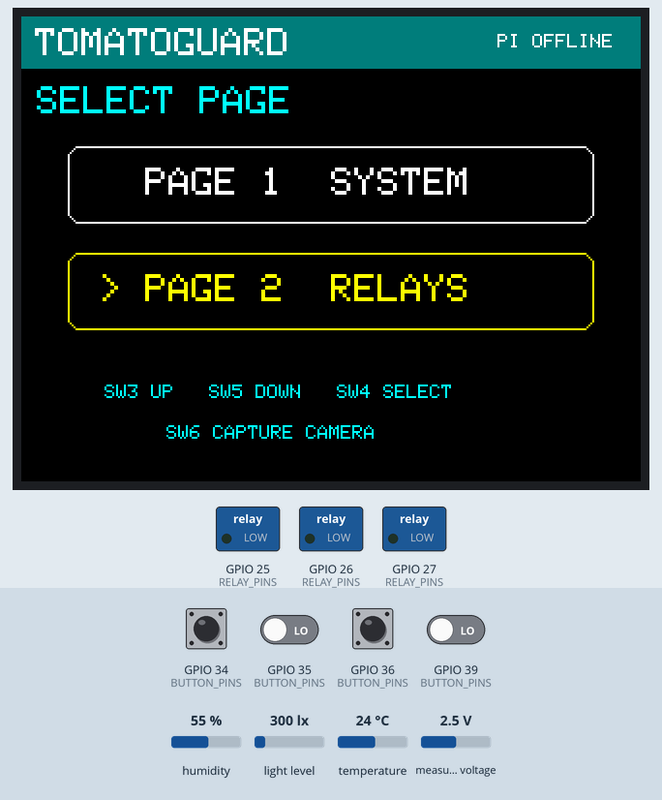
Bench run of a sketch on a simulated ESP32. Shown: 320×240 colour display, switched loads named in the sketch (green lamp = pin HIGH). Wiring (inferred from the names in the program): ADS1115 converter at I2C address 0x48. Inputs (shaded band) come from the test bench; at power-on: GPIO 34 (BUTTON_PINS), GPIO 35 (BUTTON_PINS), GPIO 36 (BUTTON_PINS), GPIO 39 (BUTTON_PINS) LOW, humidity 55 %, measured voltage 2.5 V, light level 300 lx, temperature 24 °C. Pins used as bus, display or sensor lines are not drawn; what the sketch prints to the serial monitor is not drawn.

Above: at 1.2 s.
1.3 s: GPIO 34 (BUTTON_PINS) pulled HIGH for 0.15 s
At 2.1 s:
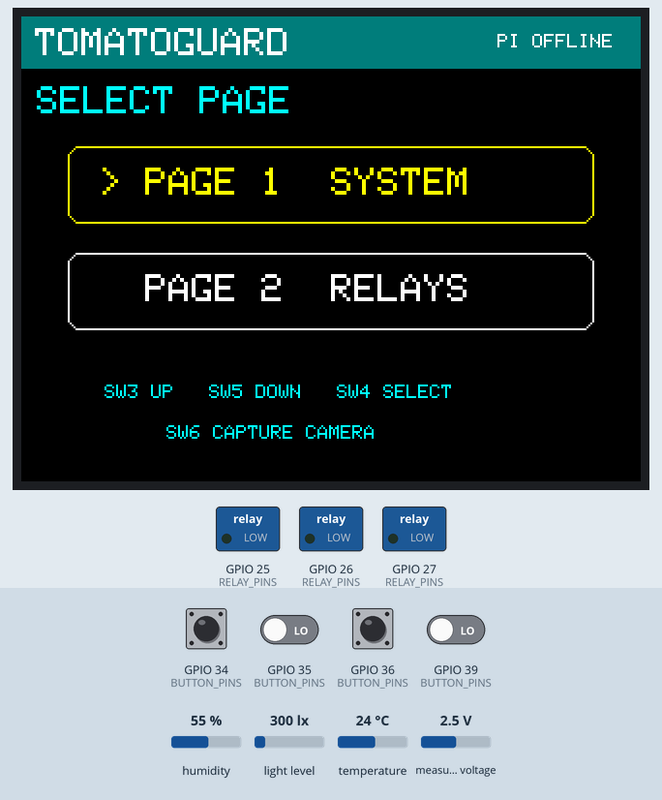
3.1 s: GPIO 36 (BUTTON_PINS) pulled HIGH for 0.15 s
At 4.9 s:
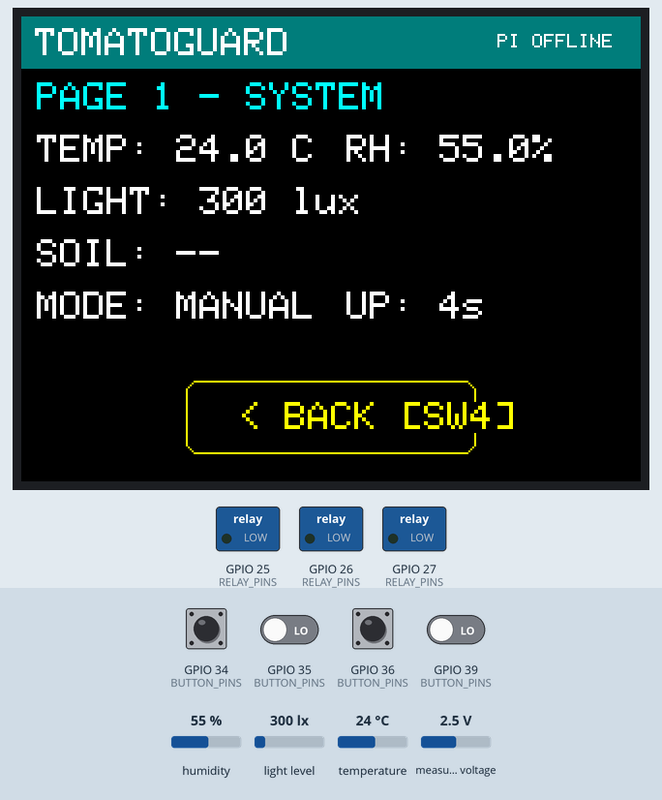
7.7 s: GPIO 36 (BUTTON_PINS) pulled HIGH for 1 s
At 9.9 s:
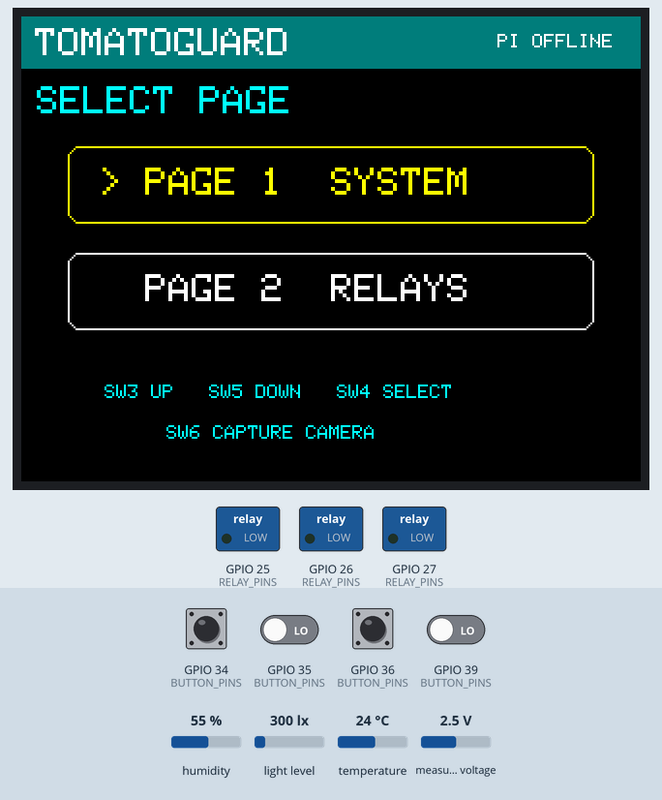
10.4 s: GPIO 36 (BUTTON_PINS) pulled HIGH for 0.15 s
At 11.5 s:
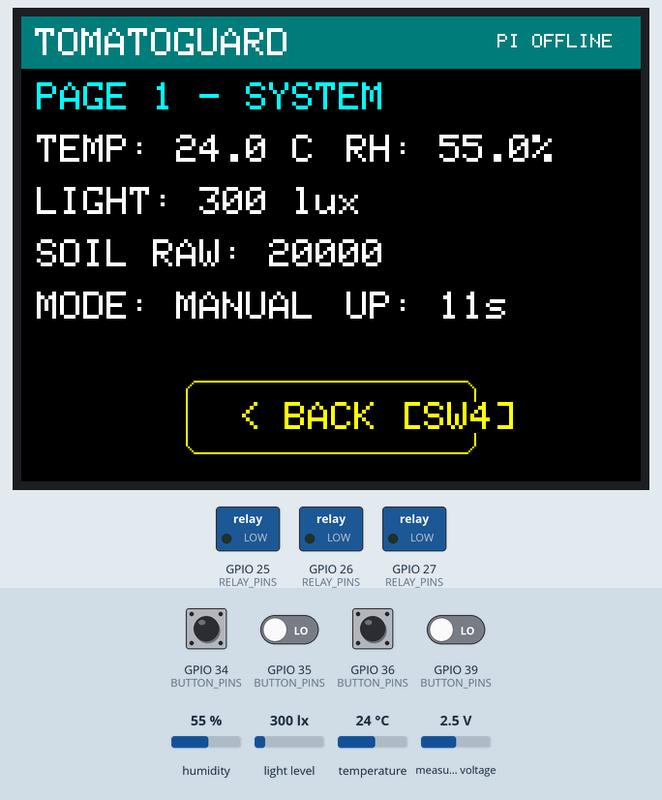
14.7 s: humidity set to 22 %
At 16.5 s:
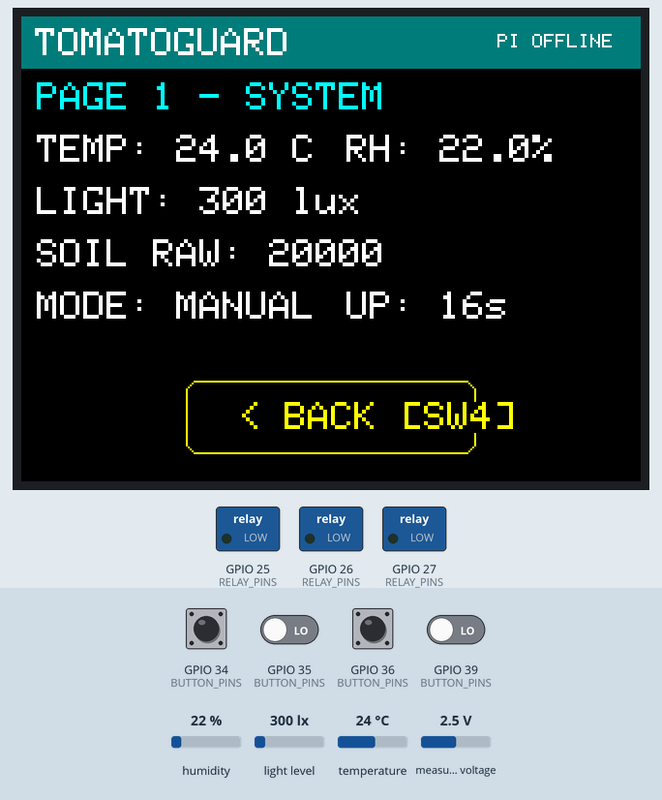
17.7 s: measured voltage set to 0.1 V
At 22.0 s:
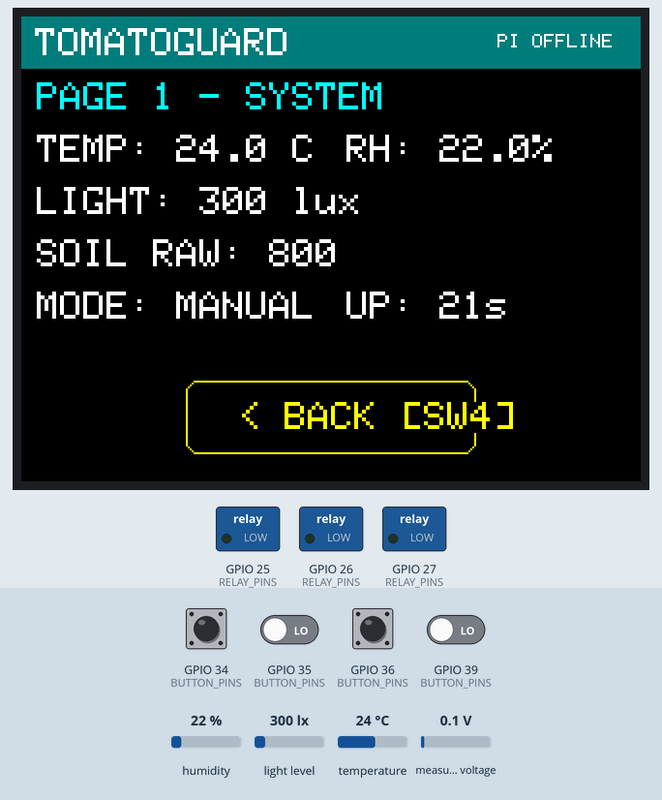
Timing chart, 0 to 23.5 s (numbered marks = the images above; inputs shaded):
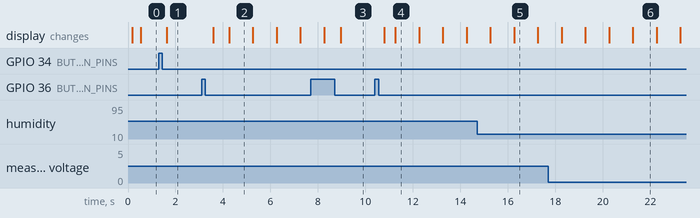

The sketch:

esp32_hat_arduino.ino
```cpp
/*
 * TomatoGuard ESP32 HAT - Arduino IDE entry sketch.
 *
 * The implementation is kept in main.cpp so Arduino's automatic .ino
 * prototype generator does not move declarations ahead of the FreeRTOS
 * structs and anonymous-namespace functions used by the firmware.
 */
```

control.h
```cpp
#pragma once
#include "hat_config.h"

// Hardware-independent controller; all state is owned by Arduino loop().
struct Readings {
  float temperature = 0, humidity = 0, light = 0, soil = 0;
  int16_t soilRaw = 0;
  bool shtOk = false, lightOk = false, adsOk = false;
  uint32_t shtAt = 0, lightAt = 0, adsAt = 0;
  bool shtFresh(uint32_t now) const { return shtOk && uint32_t(now-shtAt) < Config::SENSOR_STALE_MS; }
  bool lightFresh(uint32_t now) const { return lightOk && uint32_t(now-lightAt) < Config::SENSOR_STALE_MS; }
  bool adsFresh(uint32_t now) const { return adsOk && uint32_t(now-adsAt) < Config::SENSOR_STALE_MS; }
  bool soilFresh(uint32_t now) const { return Config::SOIL_CALIBRATED && adsFresh(now); }
};

struct Controller {
  bool relays[3] = {false, false, false};
  bool automatic = false, hostSeen = false, hostTimedOut = false;
  bool pumpCooling = false;
  uint32_t lastHost = 0, pumpStarted = 0, pumpStopped = 0;
  bool hostLive(uint32_t now) const {
    return hostSeen && uint32_t(now-lastHost) < Config::HOST_TIMEOUT_MS;
  }
  void ping(uint32_t now) { hostSeen = true; lastHost = now; hostTimedOut = false; }
  bool cooling(uint32_t now) const {
    return pumpCooling && uint32_t(now-pumpStopped) < Config::PUMP_COOLDOWN_MS;
  }
  bool setRelay(uint8_t index, bool state, uint32_t now) {
    // Local buttons must remain usable while the Raspberry Pi is offline.
    // UART/web commands are guarded by hostLive() before they reach here.
    if (index >= 3) return false;
    if (index == 2 && state && !relays[2] && cooling(now)) return false;
    if (relays[index] == state) return true;
    relays[index] = state;
    if (index == 2) {
      if (state) pumpStarted = now;
      else { pumpStopped = now; pumpCooling = true; }
    }
    return true;
  }
  void allOff(uint32_t now) { for (uint8_t i=0; i<3; ++i) setRelay(i, false, now); }
  void setMode(bool autoMode, uint32_t now) {
    // Entering either mode resets outputs. Repeating the current mode is a no-op.
    if (automatic != autoMode) { allOff(now); automatic = autoMode; }
  }
  void tick(uint32_t now, const Readings &s) {
    if (pumpCooling && !cooling(now)) pumpCooling = false;
    if (!hostLive(now)) {
      automatic = false;
      // Fail safe once when an active Pi connection times out. Afterwards the
      // physical buttons may control relays locally while the Pi stays offline.
      if (hostSeen && !hostTimedOut) {
        allOff(now);
        hostTimedOut = true;
      }
      return;
    }
    // This limit applies in MANUAL as well as AUTO; repeated ON never resets it.
    if (relays[2] && uint32_t(now-pumpStarted) >= Config::PUMP_MAX_ON_MS)
      setRelay(2, false, now);
    if (!automatic) return;
    if (!s.lightFresh(now)) setRelay(0, false, now);
    else if (s.light <= Config::LIGHT_ON_LUX) setRelay(0, true, now);
    else if (s.light >= Config::LIGHT_OFF_LUX) setRelay(0, false, now);
    if (!s.shtFresh(now)) setRelay(1, false, now);
    else if (s.temperature >= Config::FAN_ON_TEMP_C || s.humidity >= Config::FAN_ON_RH)
      setRelay(1, true, now);
    else if (s.temperature <= Config::FAN_OFF_TEMP_C && s.humidity <= Config::FAN_OFF_RH)
      setRelay(1, false, now);
    if (!s.soilFresh(now)) setRelay(2, false, now);
    else if (s.soil <= Config::PUMP_ON_SOIL) setRelay(2, true, now);
    else if (s.soil >= Config::PUMP_OFF_SOIL) setRelay(2, false, now);
  }
};
```

hat_config.h
```cpp
#pragma once
#include <stdint.h>
#include <stddef.h>

// Pinout: Hardware_V2/PCB_HAT.pdf, export 16 September 2026.
namespace Config {
constexpr uint32_t UART_BAUD = 115200;
constexpr uint8_t UART_RX = 16, UART_TX = 17;
constexpr uint8_t I2C_SDA = 21, I2C_SCL = 22;
constexpr uint32_t I2C_HZ = 100000;
constexpr uint16_t I2C_TIMEOUT_MS = 25;
constexpr uint8_t SHT31_ADDRESS = 0x44; // Change to 0x45 if ADDR is high.
constexpr uint8_t BH1750_ADDRESS = 0x23; // Change to 0x5C if ADDR is high.
constexpr uint8_t ADS1115_ADDRESS = 0x48;
constexpr uint8_t SOIL_ADC_CHANNEL = 0; // ADS1115 A0, gain +/-4.096 V.
constexpr uint8_t RELAY_PINS[] = {27, 26, 25}; // RL1 light, RL2 fan, RL3 pump.
constexpr bool RELAY_ACTIVE_HIGH = true;
// Logical order used by firmware: Capture, Up, Select, Down.
// PCB switches: SW6, SW3, SW4, SW5.
constexpr uint8_t BUTTON_PINS[] = {35, 34, 36, 39};
constexpr uint8_t TFT_CS = 5, TFT_RST = 4, TFT_DC = 2;
constexpr uint8_t TFT_MOSI = 23, TFT_SCK = 18, TFT_MISO = 19;
constexpr bool TFT_ENABLED = true;
constexpr uint32_t SHT_SAMPLE_MS = 2000, LIGHT_SAMPLE_MS = 3000, SOIL_SAMPLE_MS = 4000;
constexpr uint32_t LIGHT_START_OFFSET_MS = 350, SOIL_START_OFFSET_MS = 700;
constexpr uint32_t SENSOR_READ_GAP_MS = 200, TELEMETRY_MS = 2000;
constexpr uint32_t SENSOR_STALE_MS = 6000, SENSOR_RETRY_MS = 10000;
constexpr uint32_t HOST_TIMEOUT_MS = 10000;
  constexpr uint32_t BUTTON_DEBOUNCE_MS = 35, DISPLAY_MS = 200;
constexpr uint32_t WATCHDOG_SECONDS = 5;
constexpr size_t MAX_LINE_BYTES = 1024, RX_BYTES_PER_LOOP = 256;
constexpr size_t MAX_COMMAND_ID = 63, COMMAND_CACHE_SIZE = 16;
constexpr uint32_t CONTROL_COMMAND_TIMEOUT_MS = 500;
constexpr uint8_t COMMAND_QUEUE_LENGTH = 4, RESULT_QUEUE_LENGTH = 4, EVENT_QUEUE_LENGTH = 16;
constexpr uint32_t CONTROL_TASK_STACK = 4096, SENSOR_TASK_STACK = 4096;
constexpr uint32_t UART_TASK_STACK = 12288, TFT_TASK_STACK = 4096;
constexpr uint8_t CONTROL_TASK_PRIORITY = 4, UART_TASK_PRIORITY = 3;
constexpr uint8_t SENSOR_TASK_PRIORITY = 2, TFT_TASK_PRIORITY = 1;
constexpr int8_t CONTROL_TASK_CORE = 1, UART_TASK_CORE = 1;
constexpr int8_t SENSOR_TASK_CORE = 0, TFT_TASK_CORE = 0;

// MUST calibrate using soil_raw from telemetry before enabling automatic watering.
constexpr bool SOIL_CALIBRATED = false;
constexpr int16_t SOIL_DRY_RAW = 0; // Replace with actual measured dry reading.
constexpr int16_t SOIL_WET_RAW = 0; // Replace with actual measured wet reading.
constexpr float LIGHT_ON_LUX = 8000.0f, LIGHT_OFF_LUX = 15000.0f;
constexpr float FAN_ON_TEMP_C = 32.0f, FAN_OFF_TEMP_C = 29.0f;
constexpr float FAN_ON_RH = 85.0f, FAN_OFF_RH = 78.0f;
constexpr float PUMP_ON_SOIL = 30.0f, PUMP_OFF_SOIL = 45.0f;
constexpr uint32_t PUMP_MAX_ON_MS = 30000, PUMP_COOLDOWN_MS = 60000;
static_assert(SOIL_ADC_CHANNEL < 4, "ADS1115 channel must be 0..3");
static_assert(!SOIL_CALIBRATED || (SOIL_DRY_RAW != SOIL_WET_RAW &&
              SOIL_DRY_RAW > 0 && SOIL_WET_RAW > 0), "Set distinct positive soil calibration readings");
static_assert(LIGHT_ON_LUX < LIGHT_OFF_LUX && FAN_OFF_TEMP_C < FAN_ON_TEMP_C &&
              FAN_OFF_RH < FAN_ON_RH && PUMP_ON_SOIL < PUMP_OFF_SOIL,
              "Hysteresis thresholds have incorrect order");
}
```

Source omitted: main.cpp (32480 bytes)

Measured:
- after the input at 1.3 s, the display: changes after 0.34 s (image 1)
- after the input at 3.1 s, the display: first changes after 0.49 s (image 2 shows a later state)
- after the input at 7.7 s, the display: first differs from a run without the input after 1.3 s (image 3)
- after the input at 10.4 s, the display: first changes after 0.40 s (image 4 shows a later state)
- what the display in image 2 shows lasts 1.0 s, from 4.3 s to 5.3 s
